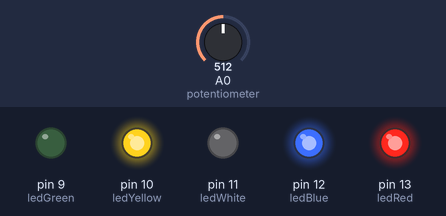
This sketch was run on a simulated Arduino Uno, built with avr-gcc and run on an emulated ATmega328P. Parts: output pins drawn as LEDs (lit = HIGH). Inputs (shaded band) come from the test bench; at power-on: A0 (potentiometer) = 512.

Above: at 1.2 s.
1.3 s: A0 (potentiometer) set to 563
2.8 s: A0 (potentiometer) set to 588
At 4.0 s:
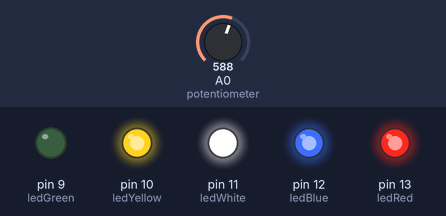
4.3 s: A0 (potentiometer) set to 351
At 5.3 s:
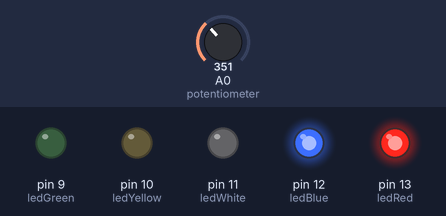
5.8 s: A0 (potentiometer) set to 131
7.3 s: A0 (potentiometer) set to 107
At 7.6 s:
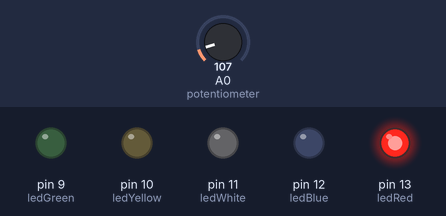
8.8 s: A0 (potentiometer) set to 122
At 9.9 s:
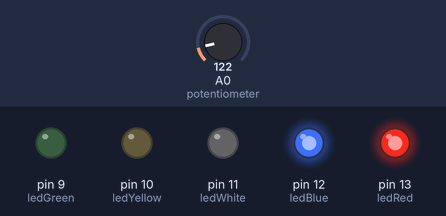
Timing chart, 0 to 11.3 s (numbered marks = the images above; inputs shaded):
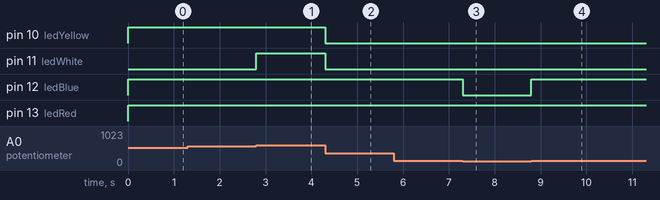

Measured:
- the behaviour switches between 580 and 581 on A0 (potentiometer) (found by bisection; images 0 and 1)
- the behaviour switches between 121 and 120 on A0 (potentiometer) (found by bisection; images 2 and 3)
- after the input at 1.3 s, every drawn part: stays the same
- after the input at 2.8 s, pin 11 (ledWhite): LOW → HIGH at once
- after the input at 4.3 s, pin 10 (ledYellow), pin 11 (ledWhite): HIGH → LOW at once
- after the input at 5.8 s, every drawn part: stays the same
- after the input at 7.3 s, pin 12 (ledBlue): HIGH → LOW at once
- after the input at 8.8 s, pin 12 (ledBlue): LOW → HIGH at once

The sketch:

obaa.ino
```cpp
int potentiometer=A0;
int ledRed=13;
int ledBlue=12;
int ledWhite=11;
int ledYellow=10;
int ledGreen=9;


void setup() {
  // put your setup code here, to run once:
pinMode(potentiometer,INPUT);
pinMode(ledRed,OUTPUT);
pinMode(ledBlue,OUTPUT);
pinMode(ledYellow, OUTPUT);
pinMode(ledWhite, OUTPUT);
pinMode(ledGreen, OUTPUT);
}

void loop() {
  int potValue=analogRead(potentiometer);
  potValue=analogRead(potentiometer);
  if((potValue>=0) && (potValue<=120)){
  digitalWrite(ledRed,HIGH);
  digitalWrite(ledBlue,LOW);
  digitalWrite(ledYellow,LOW);
  digitalWrite(ledWhite,LOW);
  digitalWrite(ledGreen,LOW);}
  if((potValue>=121) && (potValue<=360)){
  digitalWrite(ledRed,HIGH);
  digitalWrite(ledBlue,HIGH);
  digitalWrite(ledYellow,LOW);
  digitalWrite(ledWhite,LOW);
  digitalWrite(ledGreen,LOW);}
  if((potValue>361) && (potValue<=580)){
  digitalWrite(ledYellow, HIGH);
  digitalWrite(ledRed,HIGH);
  digitalWrite(ledBlue,HIGH);
  digitalWrite(ledYellow,HIGH);
  digitalWrite(ledWhite,LOW);
  digitalWrite(ledGreen,LOW);}
  if((potValue>=581) && (potValue<=965)){
  digitalWrite(ledRed,HIGH);
  digitalWrite(ledBlue,HIGH);
  digitalWrite(ledYellow,HIGH);
  digitalWrite(ledWhite,HIGH);
  digitalWrite(ledGreen,LOW);}
  if((potValue>=966) && (potValue<=1023)){
  digitalWrite(ledRed,HIGH);
  digitalWrite(ledBlue,HIGH);
  digitalWrite(ledYellow,HIGH);
  digitalWrite(ledWhite,HIGH);
  digitalWrite(ledGreen,HIGH);}

  // put your main code here, to run repeatedly:

}
```
